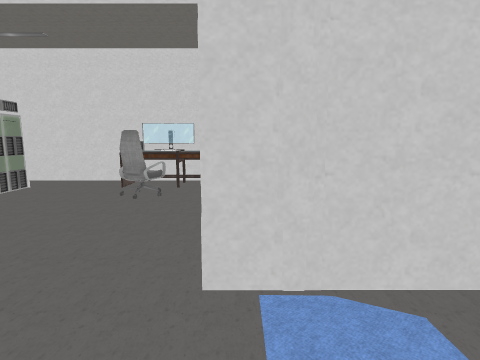
[1] (above)

24 first-person views from a walk through a scene from a Unity 3-D project. The camera is 1.3 m above the floor, tilts 8° down and sees 80° across. The floor is counted in squares, 0.5 m on a side. Each view is taken from the middle of a square. On the plan, view 1 faces up. The plan holds only what a view shows up to about 19 squares ahead; the rest is blank. The player is left out. Door leaves are left out, so doorways stand open. Some surface patterns are stand-ins.

[2]
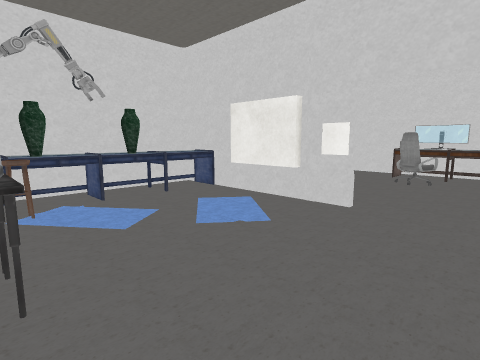

[3]
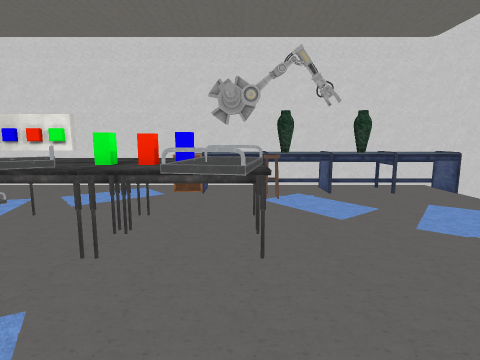

[4]
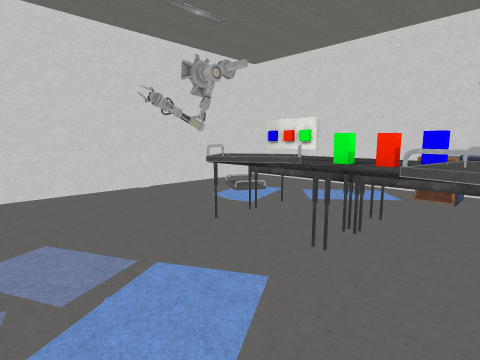

[5]
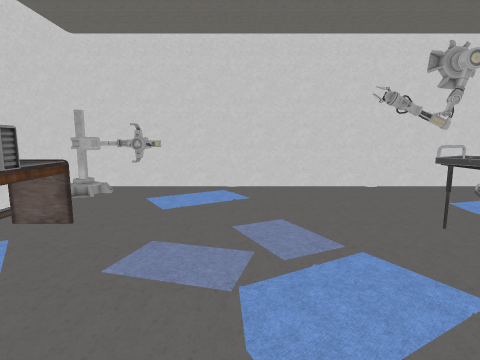

[6]
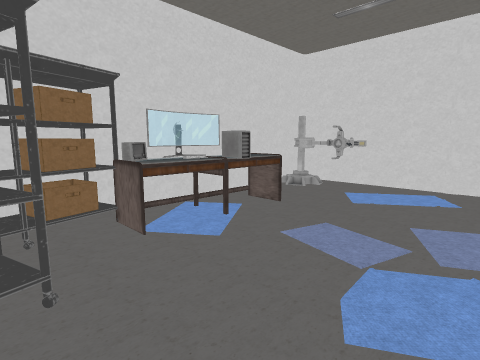

[7]
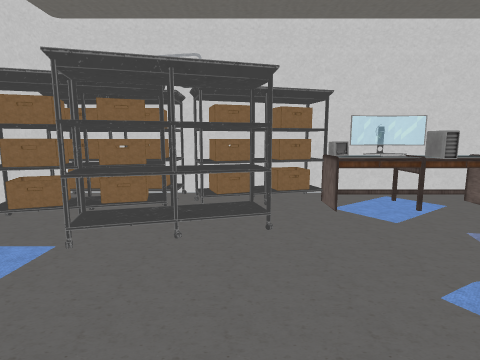

[8]
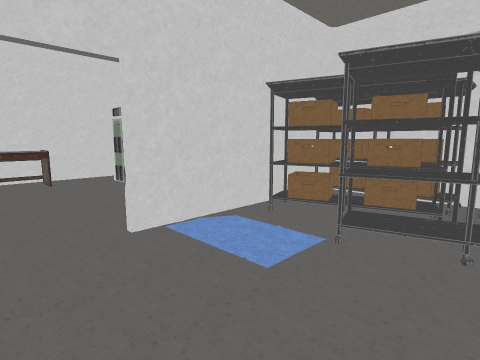

[9]
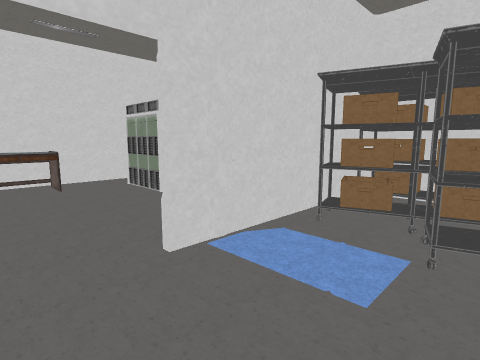

[10]
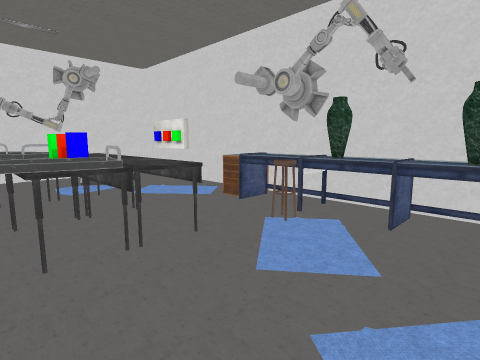

[11]
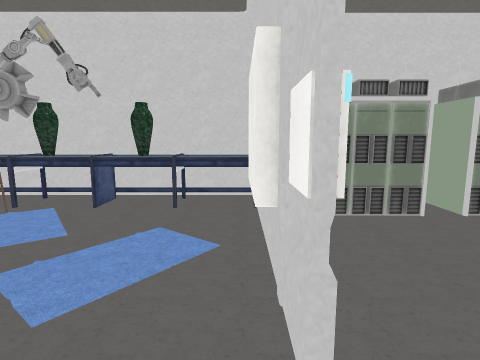

[12]
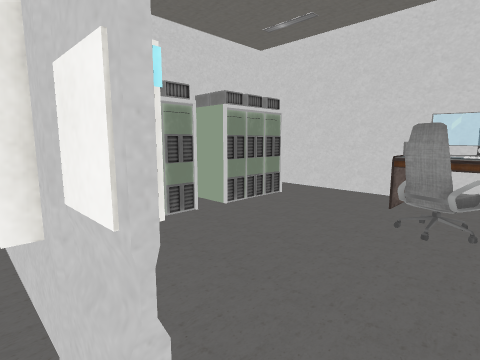

[13]
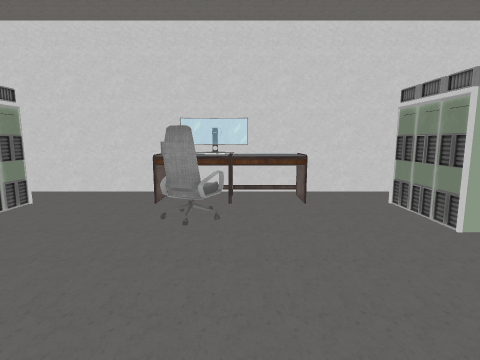

[14]
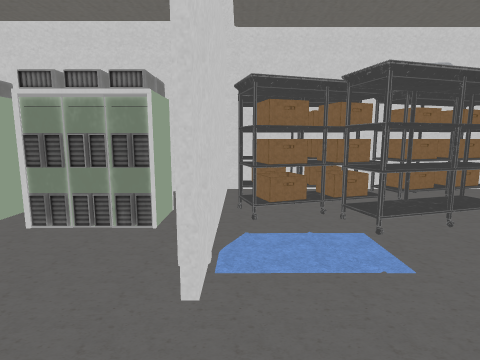

[15]
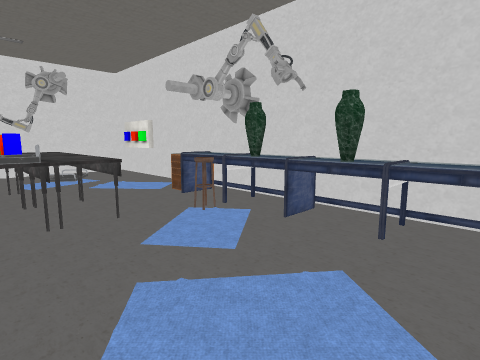

[16]
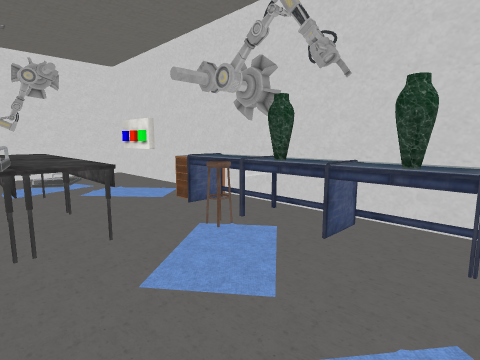

[17]
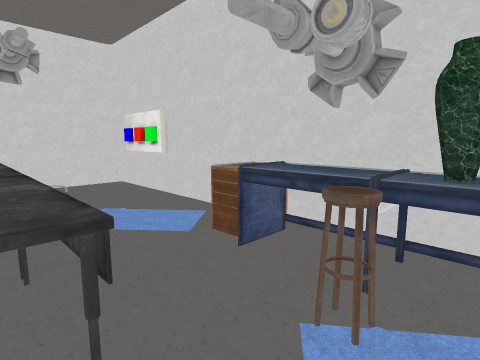

[18]
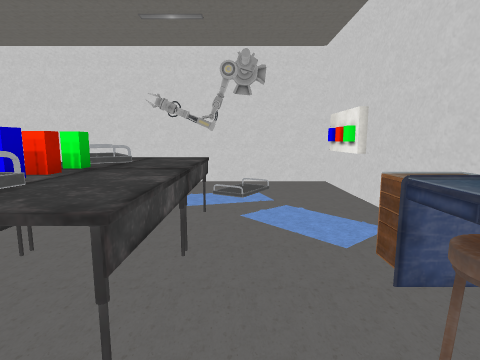

[19]
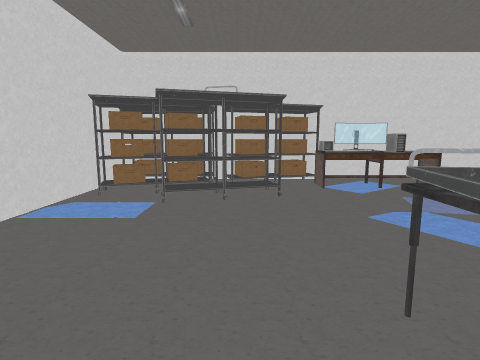

[20]
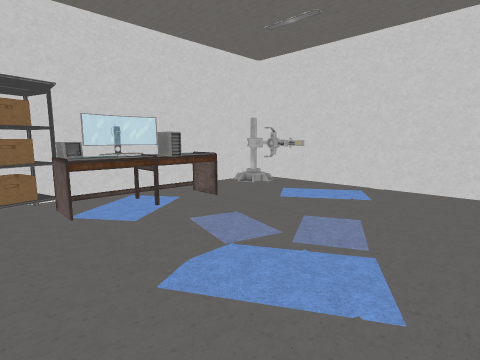

[21]
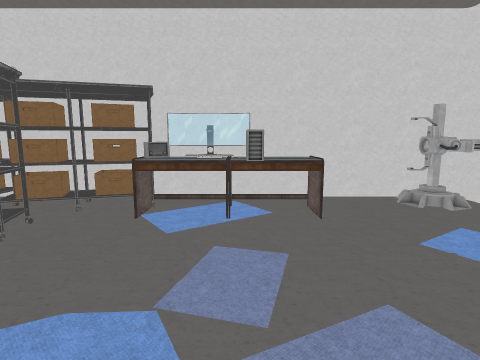

[22]
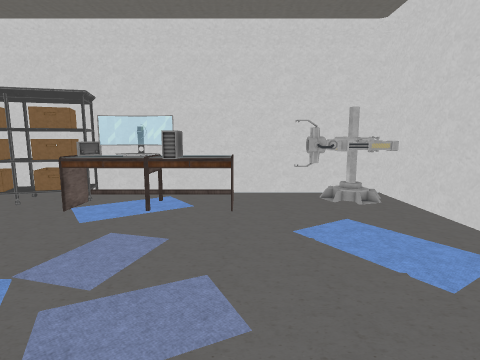

[23]
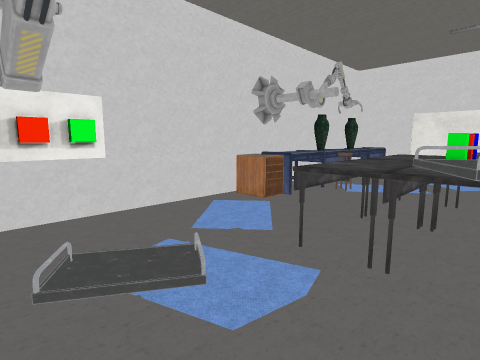

[24]
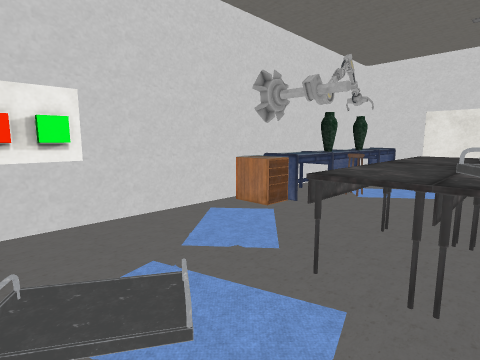

### Floor plan
Key: @ floor where view 1 was taken; # wall or solid block; . main floor; : floor 0.25 m higher than the main floor; D open door; O other object.
Columns run from 16 left of view 1 to 10 right of it. Each row starts with its distance up from view 1.
 18  O####################
 17     ..... OOOOOOO....
 16    ##.... OOOOOOO...#
 15     O..............O#
 14     O......OO......OO
 13    OO.....OOO......OOO
 12    #O..............O#
 11    ..................
 10    #O..............O#
  9     O..............OO
  8     O..............OO
  7      ..............O#    #
  6        .............#    #
  5  O########O#DDDD#O#########
  4 #OOO.#####..........OOO.OO#
  3 ##OO................OOO.OO#
  2 ##OO.................OO.OO#
  1  #OO................OOOOOO#
  0  #OO............@..OOOOOOO#
 -1  #OO...............OOOOOOO#
 -2  #OO.. ............OOO.OO.#
 -3  #OO. .............OOO.OO.#
 -4  #OOO ..............OOOOOO#
 -5  #OOOO.OOOOO........OO.OOO#
 -6 ##OO...OOOOOO..........OOO#
 -7 ##OO...OOOOOO...........OO#
 -8 #OOO...OOOOO..........OOO.#
 -9 #OOO...OOOOO..........OOO.#
-10 ##.....OOOOO..........OOO.#
-11 ##.....OOOOO..........OOO.#
-12  #.....OOOOOO.........OOO.#
-13  #.....OOOOOO.........OOO.#
-14 ##.....................OO.#
-15 ##........................#
-16 ##.....:.............O....#
-17 ##.................  O....#
-18 ##.....OO.........  .OOOO.#
-19 ##......O............O OOO#
-20 ##.......................O#
-21 ##########O######O#########

Positions as (right, up) in squares from view 1, and headings:
1: (0, 0), facing up
2: (0, -6), facing up-left
3: (1, -6), facing left
4: (1, -6), facing down-left
5: (1, -5), facing down
6: (-1, -4), facing down-right
7: (-4, -4), facing right
8: (-4, -3), facing up-right
9: (-4, -1), facing up-right
10: (-4, 1), facing down-left
11: (-2, 4), facing left
12: (-3, 4), facing up-left
13: (-3, 4), facing up
14: (-5, 4), facing right
15: (-5, 4), facing down-left
16: (-6, 2), facing down-left
17: (-8, -3), facing down-left
18: (-10, -3), facing down
19: (-9, -3), facing right
20: (-4, -5), facing down-right
21: (-3, -11), facing right
22: (-4, -14), facing right
23: (-5, -19), facing up-left
24: (-6, -18), facing up-left
